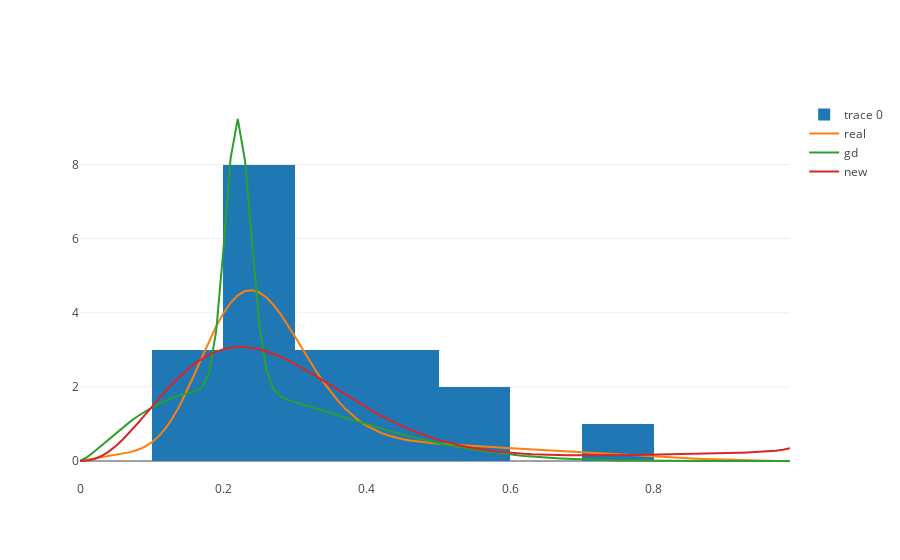

Notebook code cell kept with this figure:
### Code cell
iplot([go.Histogram(x=cnt_1/lens), 
       go.Scatter(x=np.arange(0.0, 1.0, 0.01), y=q*scipy.stats.beta.pdf(np.arange(0.0, 1.0, 0.01), alpha1, beta1) + (1 - q)*scipy.stats.beta.pdf(np.arange(0.0, 1.0, 0.01), alpha2, beta2), mode='lines', name='real'),
       go.Scatter(x=np.arange(0.0, 1.0, 0.01), y=q_gd*scipy.stats.beta.pdf(np.arange(0.0, 1.0, 0.01), alpha1_gd, beta1_gd) + (1 - q_gd)*scipy.stats.beta.pdf(np.arange(0.0, 1.0, 0.01), alpha2_gd, beta2_gd), mode='lines', name='gd'),
       go.Scatter(x=np.arange(0.0, 1.0, 0.01), y=q_new*scipy.stats.beta.pdf(np.arange(0.0, 1.0, 0.01), alpha1_new, beta1_new) + (1 - q_new)*scipy.stats.beta.pdf(np.arange(0.0, 1.0, 0.01), alpha2_new, beta2_new), mode='lines', name='new')
      ])
